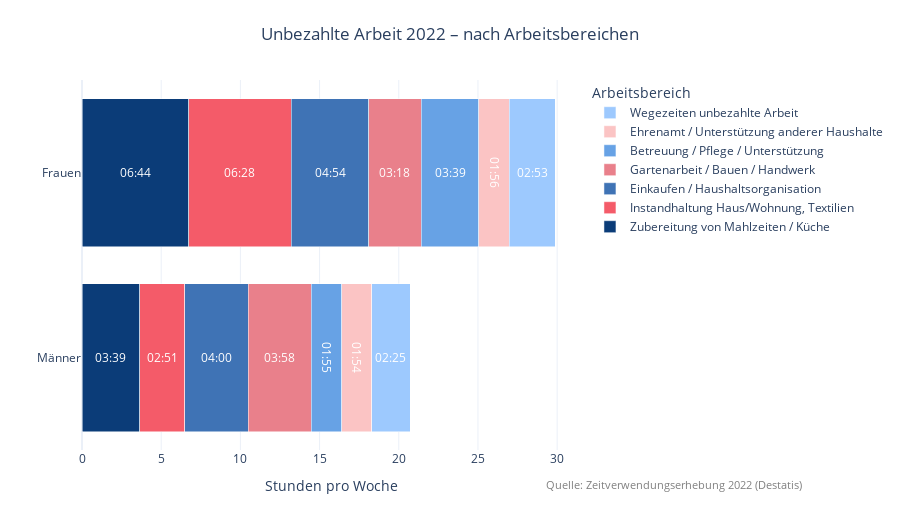

Notebook code for this chart:
### Code cell
import pandas as pd
import plotly.graph_objects as go

# Helper: Stunden (dezimal) -> "hh:mm"
def hours_to_hhmm(x):
    total_minutes = int(round(float(x) * 60))
    h = total_minutes // 60
    m = total_minutes % 60
    return f"{h:02d}:{m:02d}"

# Daten 
data = {
    "Bereich": [
        "Zubereitung von Mahlzeiten / Küche",
        "Instandhaltung Haus/Wohnung, Textilien",
        "Einkaufen / Haushaltsorganisation",
        "Gartenarbeit / Bauen / Handwerk",
        "Betreuung / Pflege / Unterstützung",
        "Ehrenamt / Unterstützung anderer Haushalte",
        "Wegezeiten unbezahlte Arbeit"
    ],
    "Frauen": [6.74, 6.47, 4.90, 3.30, 3.65, 1.93, 2.88],
    "Männer": [3.65, 2.85, 4.00, 3.97, 1.92, 1.90, 2.42]
}
df = pd.DataFrame(data)

colors = [
    "#0B3C78",  # dunkelblau
    "#F45B69",  # rot
    "#3F73B5",  # blau
    "#E9808B",  # hellrot
    "#67A2E5",  # hellblau
    "#FBC4C4",  # rosa
    "#9DC9FE"   # sehr hellblau
]

fig = go.Figure()

# Balken:
for j in range(len(df)):
    fig.add_bar(
        y=["Männer"],
        x=[df.loc[j, "Männer"]],
        name=df.loc[j, "Bereich"],
        orientation="h",
        marker_color=colors[j],
        text=[hours_to_hhmm(df.loc[j, "Männer"])],
        textposition="inside",
        insidetextanchor="middle",
        textfont=dict(color="white"),
        showlegend=True
    )

for j in range(len(df)):
    fig.add_bar(
        y=["Frauen"],
        x=[df.loc[j, "Frauen"]],
        name=df.loc[j, "Bereich"],
        orientation="h",
        marker_color=colors[j],
        text=[hours_to_hhmm(df.loc[j, "Frauen"])],
        textposition="inside",
        insidetextanchor="middle",
        textfont=dict(color="white"),
        showlegend=False
    )

fig.update_layout(
    title=dict(
        text="Unbezahlte Arbeit 2022 – nach Arbeitsbereichen",
        x=0.5,
        xanchor="center"
    ),
    barmode="stack",
    template="plotly_white",
    height=520,
    margin=dict(l=80, r=40, t=80, b=70),
    xaxis_title="Stunden pro Woche",
    yaxis_title="",
    legend_title="Arbeitsbereich",
    
    # Quelle 
    annotations=[
        dict(
            text="Quelle: Zeitverwendungserhebung 2022 (Destatis)",
            x=1.45,
            y=-0.12,
            xref="paper",
            yref="paper",
            xanchor="right",
            showarrow=False,
            font=dict(size=11, color="gray"),
            align="right"
        )
    ]
)

fig.update_layout(legend_traceorder="reversed")

fig.show()

### Figure 1 — Plotly figure (JSON) as saved in the notebook; plotly's stock layout.template omitted (floating-point values rounded to 4 significant figures)
{"data": [{"insidetextanchor": "middle", "marker": {"color": "#0B3C78"}, "name": "Zubereitung von Mahlzeiten / Küche", "orientation": "h", "showlegend": true, "text": ["03:39"], "textfont": {"color": "white"}, "textposition": "inside", "type": "bar", "x": [3.65], "y": ["Männer"]}, {"insidetextanchor": "middle", "marker": {"color": "#F45B69"}, "name": "Instandhaltung Haus/Wohnung, Textilien", "orientation": "h", "showlegend": true, "text": ["02:51"], "textfont": {"color": "white"}, "textposition": "inside", "type": "bar", "x": [2.85], "y": ["Männer"]}, {"insidetextanchor": "middle", "marker": {"color": "#3F73B5"}, "name": "Einkaufen / Haushaltsorganisation", "orientation": "h", "showlegend": true, "text": ["04:00"], "textfont": {"color": "white"}, "textposition": "inside", "type": "bar", "x": [4], "y": ["Männer"]}, {"insidetextanchor": "middle", "marker": {"color": "#E9808B"}, "name": "Gartenarbeit / Bauen / Handwerk", "orientation": "h", "showlegend": true, "text": ["03:58"], "textfont": {"color": "white"}, "textposition": "inside", "type": "bar", "x": [3.97], "y": ["Männer"]}, {"insidetextanchor": "middle", "marker": {"color": "#67A2E5"}, "name": "Betreuung / Pflege / Unterstützung", "orientation": "h", "showlegend": true, "text": ["01:55"], "textfont": {"color": "white"}, "textposition": "inside", "type": "bar", "x": [1.92], "y": ["Männer"]}, {"insidetextanchor": "middle", "marker": {"color": "#FBC4C4"}, "name": "Ehrenamt / Unterstützung anderer Haushalte", "orientation": "h", "showlegend": true, "text": ["01:54"], "textfont": {"color": "white"}, "textposition": "inside", "type": "bar", "x": [1.9], "y": ["Männer"]}, {"insidetextanchor": "middle", "marker": {"color": "#9DC9FE"}, "name": "Wegezeiten unbezahlte Arbeit", "orientation": "h", "showlegend": true, "text": ["02:25"], "textfont": {"color": "white"}, "textposition": "inside", "type": "bar", "x": [2.42], "y": ["Männer"]}, {"insidetextanchor": "middle", "marker": {"color": "#0B3C78"}, "name": "Zubereitung von Mahlzeiten / Küche", "orientation": "h", "showlegend": false, "text": ["06:44"], "textfont": {"color": "white"}, "textposition": "inside", "type": "bar", "x": [6.74], "y": ["Frauen"]}, {"insidetextanchor": "middle", "marker": {"color": "#F45B69"}, "name": "Instandhaltung Haus/Wohnung, Textilien", "orientation": "h", "showlegend": false, "text": ["06:28"], "textfont": {"color": "white"}, "textposition": "inside", "type": "bar", "x": [6.47], "y": ["Frauen"]}, {"insidetextanchor": "middle", "marker": {"color": "#3F73B5"}, "name": "Einkaufen / Haushaltsorganisation", "orientation": "h", "showlegend": false, "text": ["04:54"], "textfont": {"color": "white"}, "textposition": "inside", "type": "bar", "x": [4.9], "y": ["Frauen"]}, {"insidetextanchor": "middle", "marker": {"color": "#E9808B"}, "name": "Gartenarbeit / Bauen / Handwerk", "orientation": "h", "showlegend": false, "text": ["03:18"], "textfont": {"color": "white"}, "textposition": "inside", "type": "bar", "x": [3.3], "y": ["Frauen"]}, {"insidetextanchor": "middle", "marker": {"color": "#67A2E5"}, "name": "Betreuung / Pflege / Unterstützung", "orientation": "h", "showlegend": false, "text": ["03:39"], "textfont": {"color": "white"}, "textposition": "inside", "type": "bar", "x": [3.65], "y": ["Frauen"]}, {"insidetextanchor": "middle", "marker": {"color": "#FBC4C4"}, "name": "Ehrenamt / Unterstützung anderer Haushalte", "orientation": "h", "showlegend": false, "text": ["01:56"], "textfont": {"color": "white"}, "textposition": "inside", "type": "bar", "x": [1.93], "y": ["Frauen"]}, {"insidetextanchor": "middle", "marker": {"color": "#9DC9FE"}, "name": "Wegezeiten unbezahlte Arbeit", "orientation": "h", "showlegend": false, "text": ["02:53"], "textfont": {"color": "white"}, "textposition": "inside", "type": "bar", "x": [2.88], "y": ["Frauen"]}], "layout": {"annotations": [{"align": "right", "font": {"color": "gray", "size": 11}, "showarrow": false, "text": "Quelle: Zeitverwendungserhebung 2022 (Destatis)", "x": 1.45, "xanchor": "right", "xref": "paper", "y": -0.12, "yref": "paper"}], "barmode": "stack", "height": 520, "legend": {"title": {"text": "Arbeitsbereich"}, "traceorder": "reversed"}, "margin": {"b": 70, "l": 80, "r": 40, "t": 80}, "title": {"text": "Unbezahlte Arbeit 2022 – nach Arbeitsbereichen", "x": 0.5, "xanchor": "center"}, "xaxis": {"title": {"text": "Stunden pro Woche"}}, "yaxis": {"title": {"text": ""}}}}
